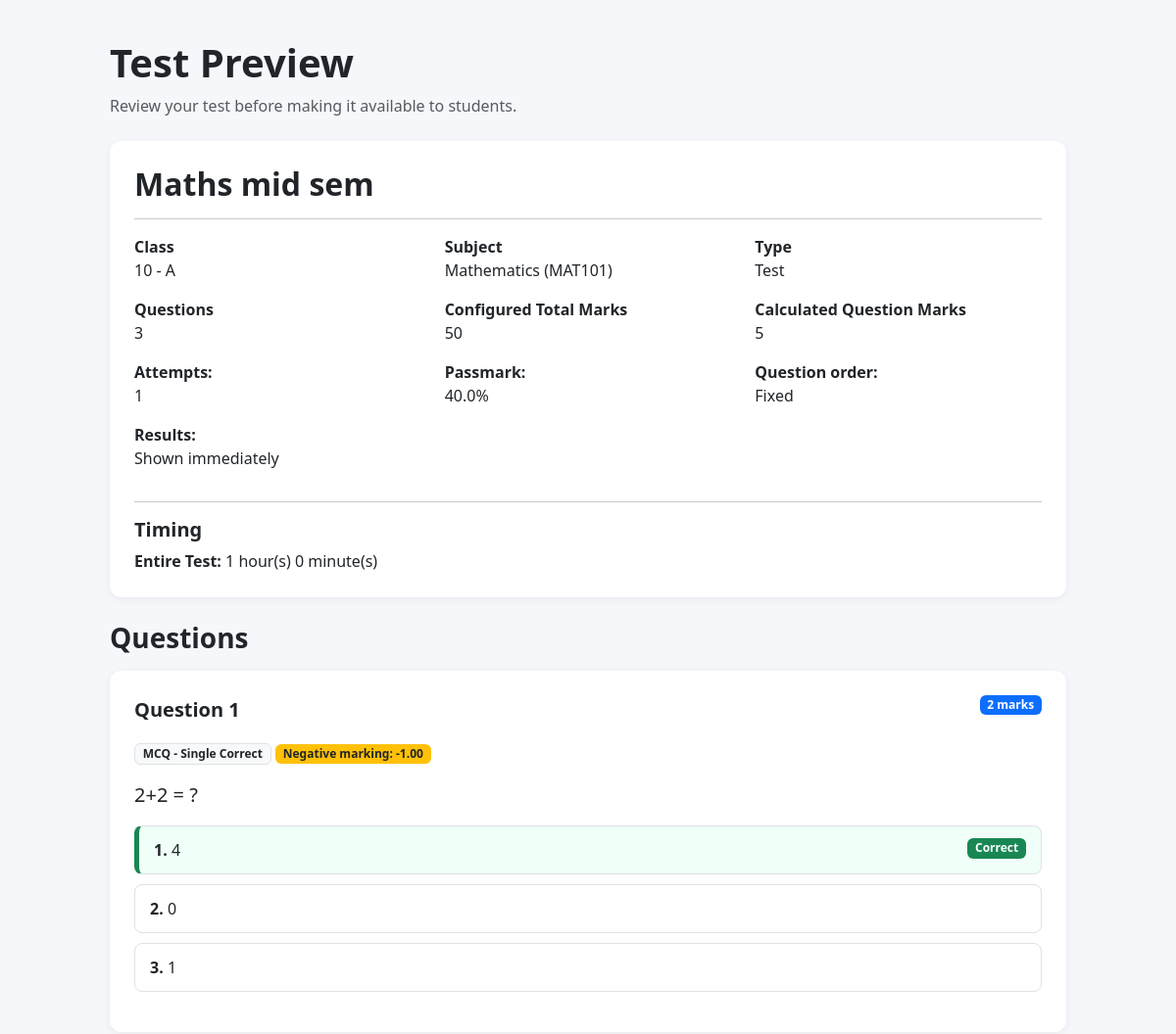
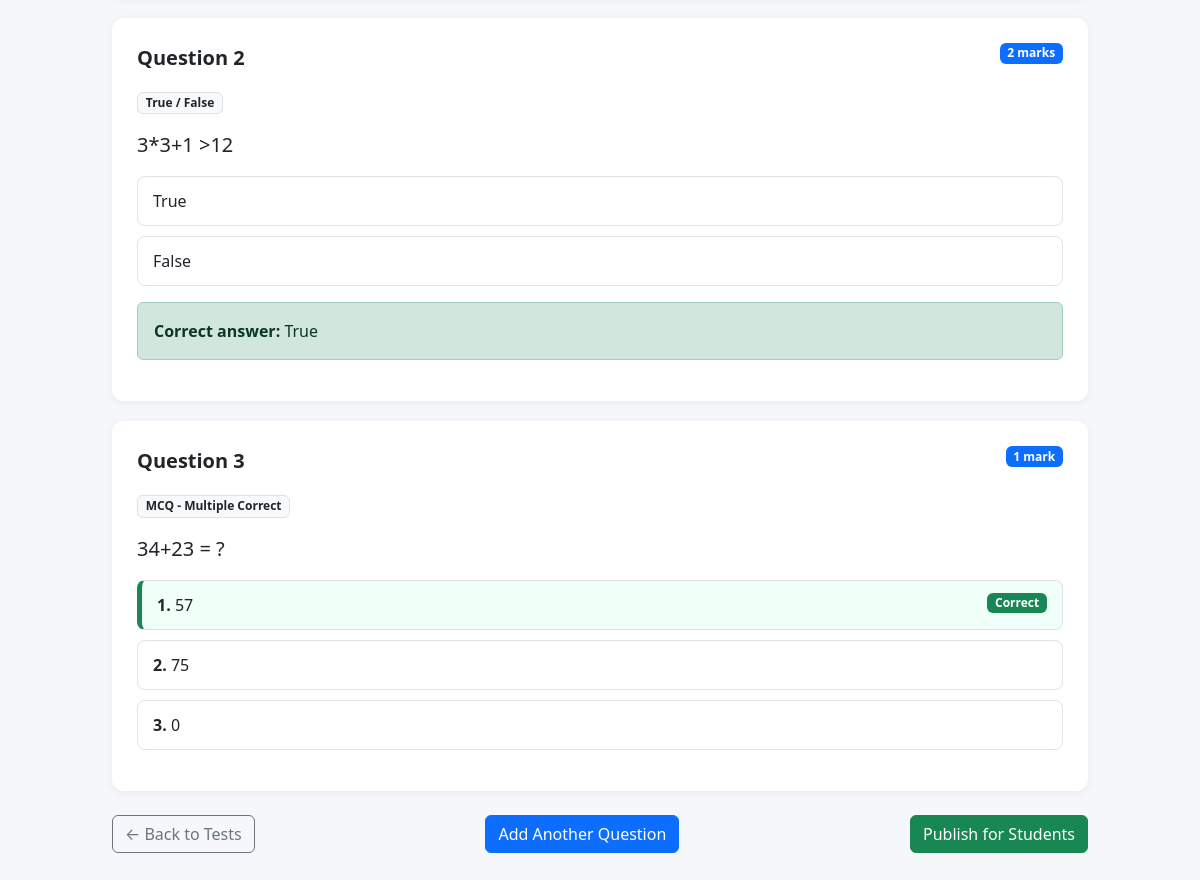
The page /exam/assessments/5/preview/ (signed in) on the database its author committed (2 pictures, top to bottom).
### academics/models.py (models this page shows, shortened)
class Assessment(models.Model):
    class AssessmentType(models.TextChoices):
        TEST = "TEST", "Test"
        ASSIGNMENT = "ASSIGNMENT", "Assignment"
    class TimingMode(models.TextChoices):
        NONE = "NONE", "No Time Limit"
        ENTIRE_TEST = "ENTIRE_TEST", "Entire Test"
        PER_QUESTION = "PER_QUESTION", "Per Question"
    title = models.CharField(max_length=200)
    description = models.TextField(blank=True)
    teacher = models.ForeignKey(
        "accounts.TeacherProfile",
        on_delete=models.CASCADE,
        related_name="assessments"
    )
    student_class = models.ForeignKey(
        Class,
        on_delete=models.CASCADE,
        related_name="assessments"
    )
    subject = models.ForeignKey(
        Subject,
        on_delete=models.CASCADE,
        related_name="assessments"
    )
    assessment_type = models.CharField(
        max_length=20,
        choices=AssessmentType.choices
    )
    total_marks = models.PositiveIntegerField()
    is_published = models.BooleanField(default=False)
    max_attempts = models.PositiveIntegerField(default=1)
    shuffle_questions = models.BooleanField(default=False)
    show_results_immediately = models.BooleanField(default=True)
    results_released = models.BooleanField(default=False)
    passmark_percentage = models.FloatField(default=40.0)
    access_code = models.CharField(max_length=20, blank=True, null=True)
    instructions = models.TextField(blank=True)
    timing_mode = models.CharField(
        max_length=20,
        choices=TimingMode.choices,
        default=TimingMode.NONE
    )
    duration_hours = models.PositiveIntegerField(
        default=0
    )
    duration_minutes = models.PositiveIntegerField(
        default=0
    )
    available_from = models.DateTimeField(
        null=True,
        blank=True
    )
    due_date = models.DateTimeField(
        null=True,
        blank=True
    )
    created_at = models.DateTimeField(
        auto_now_add=True
    )

class Class(models.Model):
    name = models.CharField(max_length=50)
    section = models.CharField(max_length=10)
    academic_year = models.CharField(max_length=20)
    def __str__(self):
        return f"{self.name} - {self.section}"

class Subject(models.Model):
    name = models.CharField(max_length=100)
    code = models.CharField(max_length=20, unique=True)
    def __str__(self):
        return f"{self.name} ({self.code})"

### exam_engine/models.py (models this page shows, shortened)
class Question(models.Model):
    class QuestionType(models.TextChoices):
        MCQ_SINGLE = "MCQ_SINGLE", "MCQ - Single Correct"
        MCQ_MULTI = "MCQ_MULTI", "MCQ - Multiple Correct"
        TRUE_FALSE = "TRUE_FALSE", "True / False"
        NUMERICAL = "NUMERICAL", "Numerical"
        SHORT_ANSWER = "SHORT_ANSWER", "Short Answer"
    assessment = models.ForeignKey(
        "academics.Assessment",
        on_delete=models.CASCADE,
        related_name="questions"
    )
    question_text = models.TextField()
    question_type = models.CharField(
        max_length=20,
        choices=QuestionType.choices
    )
    marks = models.PositiveIntegerField(
        default=1
    )
    negative_marking = models.BooleanField(
        default=False
    )
    negative_marks = models.DecimalField(
        max_digits=5,
        decimal_places=2,
        default=0
    )
    correct_answer = models.TextField(
        blank=True
    )
    time_limit_hours = models.PositiveIntegerField(
        default=0
    )
    time_limit_minutes = models.PositiveIntegerField(
        default=0
    )
    order = models.PositiveIntegerField(
        default=1
    )
    explanation = models.TextField(
        blank=True
    )
    created_at = models.DateTimeField(
        auto_now_add=True
    )
    class Meta:
        ordering = ["order", "id"]

class QuestionOption(models.Model):
    question = models.ForeignKey(
        Question,
        on_delete=models.CASCADE,
        related_name="options"
    )
    option_text = models.CharField(
        max_length=500
    )
    is_correct = models.BooleanField(
        default=False
    )
    order = models.PositiveIntegerField(
        default=1
    )
    class Meta:
        ordering = ["order", "id"]

### exam_engine/views.py (the view, shortened to what this page needs)
@login_required
def test_preview(request, assessment_id):
    if request.user.role != "TEACHER":
        return redirect("dashboard")
    teacher = request.user.teacher_profile
    assessment = Assessment.objects.filter(
        id=assessment_id,
        teacher=teacher
    ).select_related(
        "student_class",
        "subject"
    ).first()
    if not assessment:
        messages.error(
            request,
            "Assessment not found or you do not have permission to view it."
        )
        return redirect("dashboard")
    questions = assessment.questions.prefetch_related(
        "options",
        "images"
    ).order_by(
        "order",
        "id"
    )
    calculated_total_marks = sum(
        question.marks
        for question in questions
    )
    return render(
        request,
        "exam_engine/test_preview.html",
        {
            "assessment": assessment,
            "questions": questions,
            "question_count": questions.count(),
            "calculated_total_marks": calculated_total_marks,
        }
    )

### exam_engine/templates/exam_engine/test_preview.html (shortened to what this page needs)
<!DOCTYPE html>
<html lang="en">
<head>
    <link
        href="https://cdn.jsdelivr.net/npm/bootstrap@5.3.3/dist/css/bootstrap.min.css"
        rel="stylesheet"
    >
</head>
<body>
<div class="container preview-container">
    <div class="mb-4">
        <h1 class="fw-bold">
            Test Preview
        </h1>
        <p class="text-muted">
            Review your test before making it available to students.
        </p>
    </div>
    <div class="summary-card">
        <h2 class="fw-bold mb-3">
            {{ assessment.title }}
        </h2>
        <hr>
        <div class="row">
            <div class="col-md-4 mb-3">
                <strong>Class</strong>
                <br>
                {{ assessment.student_class }}
            </div>
            <div class="col-md-4 mb-3">
                <strong>Subject</strong>
                <br>
                {{ assessment.subject }}
            </div>
            <div class="col-md-4 mb-3">
                <strong>Type</strong>
                <br>
                {{ assessment.get_assessment_type_display }}
            </div>
            <div class="col-md-4 mb-3">
                <strong>Questions</strong>
                <br>
                {{ question_count }}
            </div>
            <div class="col-md-4 mb-3">
                <strong>Configured Total Marks</strong>
                <br>
                {{ assessment.total_marks }}
            </div>
            <div class="col-md-4 mb-3">
                <strong>Calculated Question Marks</strong>
                <br>
                {{ calculated_total_marks }}
            </div>
            <div class="col-md-4 mb-3"><strong>Attempts:</strong><br>{% if assessment.max_attempts == 0 %}Unlimited{% else %}{{ assessment.max_attempts }}{% endif %}</div>
            <div class="col-md-4 mb-3"><strong>Passmark:</strong><br>{{ assessment.passmark_percentage|floatformat:1 }}%</div>
            <div class="col-md-4 mb-3"><strong>Question order:</strong><br>{% if assessment.shuffle_questions %}Shuffled per attempt{% else %}Fixed{% endif %}</div>
            <div class="col-md-4 mb-3"><strong>Results:</strong><br>{% if assessment.show_results_immediately %}Shown immediately{% elif assessment.results_released %}Released{% else %}Withheld{% endif %}</div>
        </div>
        <hr>
        <h5 class="fw-bold">
            Timing
        </h5>
        {% if assessment.timing_mode == "NONE" %}
            <span class="badge bg-secondary">
                No Time Limit
            </span>
        {% elif assessment.timing_mode == "ENTIRE_TEST" %}
            <p class="mb-0">
                <strong>Entire Test:</strong>
                {{ assessment.duration_hours }} hour(s)
                {{ assessment.duration_minutes }} minute(s)
            </p>
        {% elif assessment.timing_mode == "PER_QUESTION" %}
            <p class="mb-0">
                <strong>Per Question:</strong>
                Each question may have its own time limit.
            </p>
        {% endif %}
    </div>
    <div class="mb-3">
        <h3 class="fw-bold">
            Questions
        </h3>
    </div>
    {% if questions %}
        {% for question in questions %}
            <div class="question-card">
                <div class="d-flex justify-content-between align-items-start mb-3">
                    <div class="question-number">
                        Question {{ question.order }}
                    </div>
                    <span class="badge bg-primary">
                        {{ question.marks }} mark{{ question.marks|pluralize }}
                    </span>
                </div>
                <div class="mb-3">
                    <span class="badge bg-light text-dark border">
                        {{ question.get_question_type_display }}
                    </span>
                    {% if question.negative_marking %}
                        <span class="badge bg-warning text-dark">
                            Negative marking:
                            -{{ question.negative_marks }}
                        </span>
                    {% endif %}
                </div>
                <div class="fs-5 mb-3">
                    {{ question.question_text|linebreaks }}
                </div>
                {% if question.question_type == "MCQ_SINGLE" or question.question_type == "MCQ_MULTI" %}
                    <div class="mb-3">
                        {% for option in question.options.all %}
                            <div
                                class="
                                    option-box
                                    {% if option.is_correct %}
                                        correct-option
                                    {% endif %}
                                "
                            >
                                <strong>
                                    {{ forloop.counter }}.
                                </strong>
                                {{ option.option_text }}
                                {% if option.is_correct %}
                                    <span class="badge bg-success float-end">
                                        Correct
                                    </span>
                                {% endif %}
                            </div>
                        {% empty %}
                            <div class="text-muted">
                                No options added.
                            </div>
                        {% endfor %}
                    </div>
                {% endif %}
                {% if question.question_type == "TRUE_FALSE" %}
                    <div class="mb-3">
                        <div class="option-box">
                            True
                        </div>
                        <div class="option-box">
                            False
                        </div>
                    </div>
                    <div class="alert alert-success">
                        <strong>Correct answer:</strong>
                        {{ question.correct_answer }}
                    </div>
                {% endif %}
            </div>
        {% endfor %}
    {% else %}
        <div class="alert alert-warning">
            No questions have been added to this test yet.
        </div>
    {% endif %}
    <div class="d-flex justify-content-between align-items-center mt-4 mb-5">
        <a
            href="{% url 'test_management' %}"
            class="btn btn-outline-secondary"
        >
            ← Back to Tests
        </a>
        <a
            href="{% url 'question_create' assessment.id %}"
            class="btn btn-primary"
        >
            Add Another Question
        </a>
        <form method="post" class="d-inline">
            {% if assessment.is_published %}
                <button type="submit" name="action" value="unpublish" class="btn btn-outline-warning">Unpublish</button>
            {% else %}
                <button type="submit" name="action" value="publish" class="btn btn-success">Publish for Students</button>
            {% endif %}
        </form>
    </div>
</div>
</body>
</html>

### exam_engine/templates/exam_engine/test_preview.html (style rules this page uses)
body { background-color: #f5f7fb; }
.preview-container { max-width: 1000px; margin: 40px auto; }
.question-card { background: white; border-radius: 12px; padding: 25px; margin-bottom: 20px; box-shadow: 0 2px 8px rgba(0, 0, 0, 0.06); }
.question-number { font-weight: 700; font-size: 20px; }
.option-box { border: 1px solid #dee2e6; border-radius: 8px; padding: 12px 15px; margin-bottom: 10px; }
.correct-option { border-left: 5px solid #198754; background-color: #f0fff7; }
.summary-card { background: white; border-radius: 12px; padding: 25px; margin-bottom: 25px; box-shadow: 0 2px 8px rgba(0, 0, 0, 0.06); }

### rows shown on the page
Assessment: title "Maths mid sem", student_class "10 - A", subject "Mathematics (MAT101)", assessment_type "Test", total_marks "50", max_attempts "1", passmark_percentage "40.0", duration_hours "1", duration_minutes "0"
Question: order "1", marks "2", question_type "MCQ - Single Correct", negative_marks "1.00", question_text "2+2 = ?"
QuestionOption: option_text "4", is_correct "Correct"
QuestionOption: option_text "0"
QuestionOption: option_text "1"
Question: order "2", marks "2", question_type "True / False", question_text "3*3+1 >12", correct_answer "True"
Question: order "3", marks "1", question_type "MCQ - Multiple Correct", question_text "34+23 = ?"
QuestionOption: option_text "57", is_correct "Correct"
QuestionOption: option_text "75"
QuestionOption: option_text "0"

### other values the page prints
{{ question_count }} "3"
{{ calculated_total_marks }} "5"
